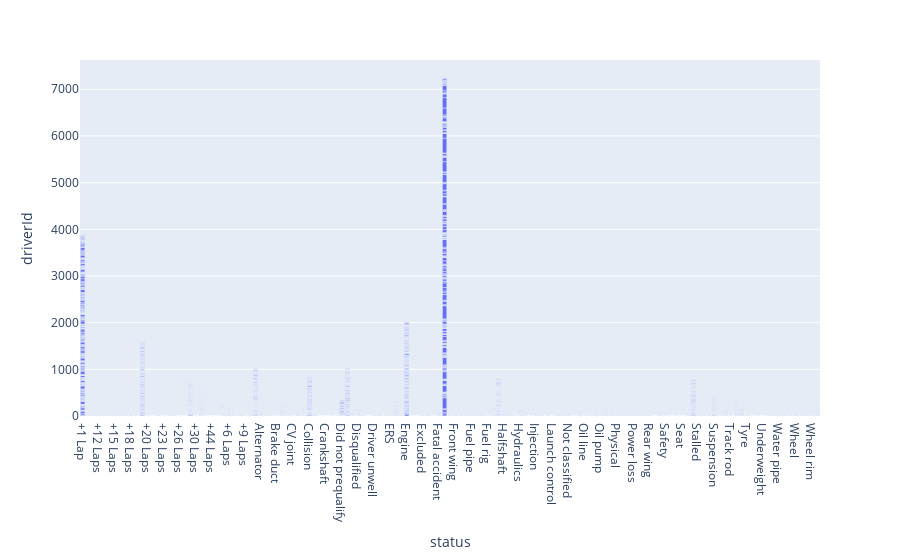

Notebook code cell kept with this figure:
### Code cell
fig.show()

### Figure 1 — Plotly figure (JSON) as saved in the notebook; plotly's stock layout.template omitted (floating-point values rounded to 4 significant figures; data arrays with more than 128 entries replaced by an {"elided": "..."} marker saying what was removed)
{"data": [{"alignmentgroup": "True", "hovertemplate": "status=%{x}<br>driverId=%{y}<extra></extra>", "legendgroup": "", "marker": {"color": "#636efa", "pattern": {"shape": ""}}, "name": "", "offsetgroup": "", "orientation": "v", "showlegend": false, "textposition": "auto", "type": "bar", "x": {"elided": "6875 str values"}, "xaxis": "x", "y": {"elided": "6875 int values"}, "yaxis": "y"}], "layout": {"barmode": "relative", "legend": {"tracegroupgap": 0}, "margin": {"t": 60}, "xaxis": {"anchor": "y", "domain": [0, 1], "title": {"text": "status"}}, "yaxis": {"anchor": "x", "domain": [0, 1], "title": {"text": "driverId"}}}}
